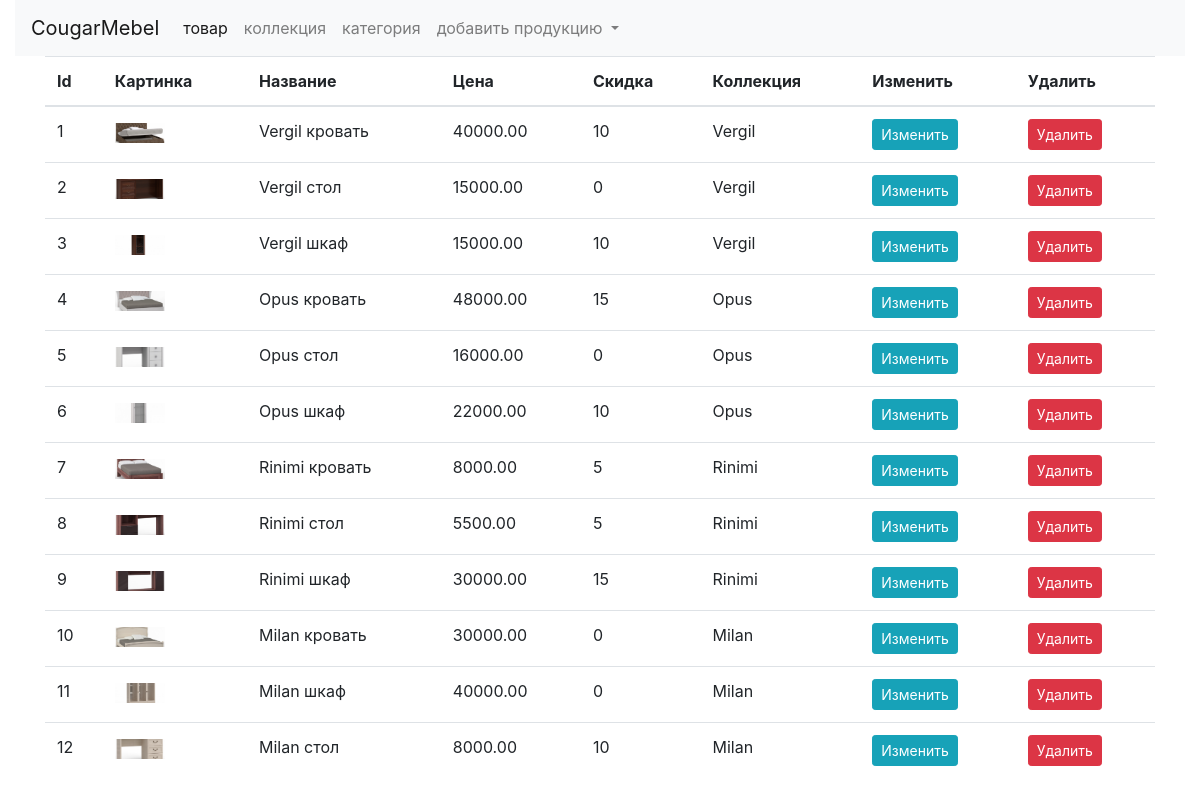
The page /admin on the database its author committed.
### shop/products/models.py (models this page shows, shortened)
class Addproduct(db.Model):
    __seachbale__ = ['name','desc']
    id = db.Column(db.Integer, primary_key=True)
    name = db.Column(db.String(80), nullable=False)
    price = db.Column(db.Numeric(10,2), nullable=False)
    discount = db.Column(db.Integer, default=0)
    stock = db.Column(db.Integer, nullable=False)
    colors = db.Column(db.Text, nullable=False)
    desc = db.Column(db.Text, nullable=False)
    pub_date = db.Column(db.DateTime, nullable=False,default=datetime.utcnow)
    category_id = db.Column(db.Integer, db.ForeignKey('category.id'),nullable=False)
    category = db.relationship('Category',backref=db.backref('categories', lazy=True))
    brand_id = db.Column(db.Integer, db.ForeignKey('brand.id'),nullable=False)
    brand = db.relationship('Brand',backref=db.backref('brands', lazy=True))
    image_1 = db.Column(db.String(150), nullable=False, default='image1.jpg')
    image_2 = db.Column(db.String(150), nullable=False, default='image2.jpg')
    image_3 = db.Column(db.String(150), nullable=False, default='image3.jpg')

class Brand(db.Model):
    id = db.Column(db.Integer, primary_key=True)
    name = db.Column(db.String(30), unique=True, nullable=False)

### shop/admin/routes.py (the view)
@app.route('/admin')
def admin():
    products = Addproduct.query.all()
    return render_template('admin/index.html', title='страница администрации',products=products)

### shop/templates/admin/index.html (shortened to what this page needs)
{% extends 'layout.html' %} {% block content %}
<div class="container-fluid">
  <nav class="navbar navbar-expand-lg navbar-light bg-light">
    <a class="navbar-brand" href="{{url_for('admin')}}">CougarMebel</a>
    <div class="collapse navbar-collapse" id="navbarNavDropdown">
      <ul class="navbar-nav">
        <li class="nav-item active">
          <a class="nav-link" href="{{url_for('admin')}}"
            >товар <span class="sr-only">(current)</span></a
          >
        </li>
        <li class="nav-item">
          <a class="nav-link" href="{{url_for('brands')}}">коллекция</a>
        </li>
        <li class="nav-item">
          <a class="nav-link" href="{{url_for('categories')}}">категория</a>
        </li>
        <li class="nav-item dropdown">
          <a
            class="nav-link dropdown-toggle"
            href="#"
            id="navbarDropdownMenuLink"
            role="button"
            data-toggle="dropdown"
            aria-haspopup="true"
            aria-expanded="false"
          >
            добавить продукцию
          </a>
        </li>
      </ul>
    </div>
  </nav>
</div>
<div class="container">
  <table class="table tbale-sm">
    <thead>
      <th>Id</th>
      <th>Картинка</th>
      <th>Название</th>
      <th>Цена</th>
      <th>Скидка</th>
      <th>Коллекция</th>
      <th>Изменить</th>
      <th>Удалить</th>
    </thead>
    <tbody>
      {% for product in products %}
      <tr>
        <td>{{loop.index}}</td>
        <td>
          <img
            src="{{url_for('static',filename='images/' + product.image_1)}}"
            alt="{{product.name}}"
            width="50"
            height="20"
          />
        </td>
        <td>{{ product.name }}</td>
        <td>{{ product.price }}</td>
        <td>{{ product.discount }}</td>
        <td>{{ product.brand.name}}</td>
        <td>
          <a
            href="{{url_for('updateproduct', id=product.id)}}"
            class="btn btn-sm btn-info"
            >Изменить</a
          >
        </td>
        <td>
          <button
            type="button"
            class="btn btn-danger btn-sm"
            data-toggle="modal"
            data-target="#exampleModal-{{product.id}}"
          >
            Удалить
          </button>
        </td>
      </tr>
      {% endfor %}
    </tbody>
  </table>
</div>
{% endblock content %}

### shop/templates/layout.html (style rules this page uses)
img { object-fit: cover; }

### rows shown on the page
Addproduct: image_1 (picture), name "Vergil кровать", price "40000.00", discount "10", brand.name "Vergil"
Addproduct: image_1 (picture), name "Vergil стол", price "15000.00", discount "0", brand.name "Vergil"
Addproduct: image_1 (picture), name "Vergil шкаф", price "15000.00", discount "10", brand.name "Vergil"
Addproduct: image_1 (picture), name "Opus кровать", price "48000.00", discount "15", brand.name "Opus"
Addproduct: image_1 (picture), name "Opus стол", price "16000.00", discount "0", brand.name "Opus"
Addproduct: image_1 (picture), name "Opus шкаф", price "22000.00", discount "10", brand.name "Opus"
Addproduct: image_1 (picture), name "Rinimi кровать", price "8000.00", discount "5", brand.name "Rinimi"
Addproduct: image_1 (picture), name "Rinimi стол", price "5500.00", discount "5", brand.name "Rinimi"
Addproduct: image_1 (picture), name "Rinimi шкаф", price "30000.00", discount "15", brand.name "Rinimi"
Addproduct: image_1 (picture), name "Milan кровать", price "30000.00", discount "0", brand.name "Milan"
Addproduct: image_1 (picture), name "Milan шкаф", price "40000.00", discount "0", brand.name "Milan"
Addproduct: image_1 (picture), name "Milan стол", price "8000.00", discount "10", brand.name "Milan"
